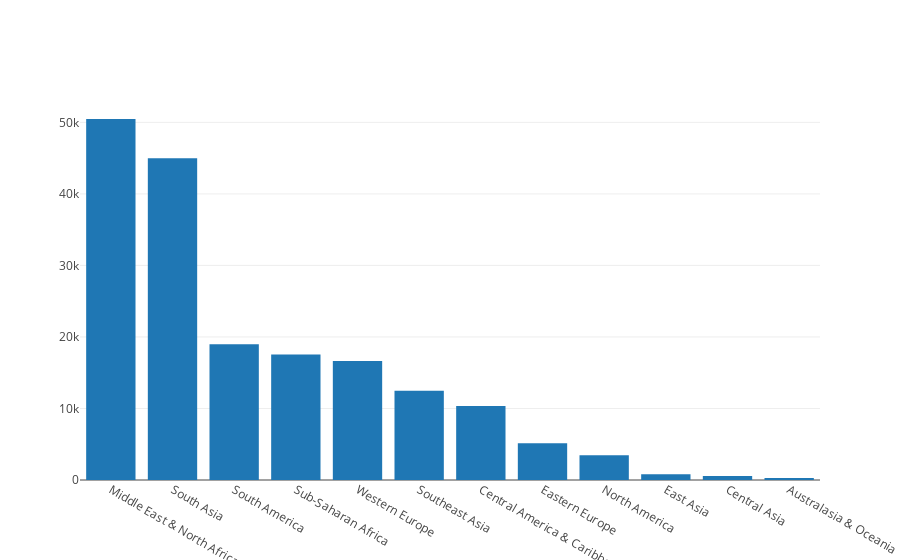

The cell this chart's notebook holds for it:
### Code cell
trace = go.Bar(
    x=df_region.index,
    y=df_region.values
)
iplot([trace])

### Figure 1 — Plotly figure (JSON) as saved in the notebook; plotly's stock layout.template omitted (floating-point values rounded to 4 significant figures)
{"data": [{"type": "bar", "uid": "f1b69ac6-8031-4292-bbce-a61ac2658c98", "x": ["Middle East & North Africa", "South Asia", "South America", "Sub-Saharan Africa", "Western Europe", "Southeast Asia", "Central America & Caribbean", "Eastern Europe", "North America", "East Asia", "Central Asia", "Australasia & Oceania"], "y": [50474, 44974, 18978, 17550, 16639, 12485, 10344, 5144, 3456, 802, 563, 282]}], "layout": {}}
